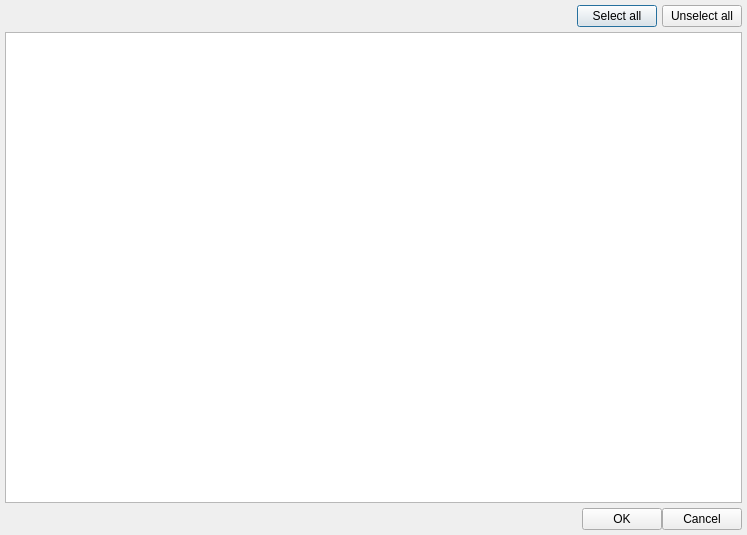
<?xml version="1.0" encoding="UTF-8"?>
<ui version="4.0">
 <class>DivesiteImportDialog</class>
 <widget class="QDialog" name="DivesiteImportDialog">
  <property name="geometry">
   <rect>
    <x>0</x>
    <y>0</y>
    <width>747</width>
    <height>535</height>
   </rect>
  </property>
  <property name="windowTitle">
   <string>Select dive sites to import</string>
  </property>
  <property name="windowIcon">
   <iconset>
    <normalon>:subsurface-icon</normalon>
   </iconset>
  </property>
  <layout class="QVBoxLayout" name="verticalLayout_3">
   <property name="spacing">
    <number>5</number>
   </property>
   <property name="leftMargin">
    <number>5</number>
   </property>
   <property name="topMargin">
    <number>5</number>
   </property>
   <property name="rightMargin">
    <number>5</number>
   </property>
   <property name="bottomMargin">
    <number>5</number>
   </property>
   <item>
    <layout class="QHBoxLayout" name="labelSelectAllNoneLayout">
     <property name="spacing">
      <number>5</number>
     </property>
     <item>
      <spacer name="horizontalSpacer_2">
       <property name="orientation">
        <enum>Qt::Horizontal</enum>
       </property>
       <property name="sizeHint" stdset="0">
        <size>
         <width>40</width>
         <height>20</height>
        </size>
       </property>
      </spacer>
     </item>
     <item>
      <widget class="QPushButton" name="selectAllButton">
       <property name="text">
        <string>Select all</string>
       </property>
      </widget>
     </item>
     <item>
        <widget class="QPushButton" name="unselectAllButton">
         <property name="text">
          <string>Unselect all</string>
         </property>
        </widget>
     </item>
    </layout>
   </item>
   <item>
    <widget class="QTableView" name="importedDivesitesView">
     <property name="sizePolicy">
      <sizepolicy hsizetype="MinimumExpanding" vsizetype="MinimumExpanding">
       <horstretch>1</horstretch>
       <verstretch>0</verstretch>
      </sizepolicy>
     </property>
    </widget>
   </item>
   <item>
    <layout class="QHBoxLayout" name="buttonBoxLayout">
     <property name="spacing">
      <number>0</number>
     </property>
     <item>
      <spacer name="horizontalSpacer">
       <property name="orientation">
        <enum>Qt::Horizontal</enum>
       </property>
       <property name="sizeHint" stdset="0">
        <size>
         <width>40</width>
         <height>20</height>
        </size>
       </property>
      </spacer>
     </item>
     <item>
      <widget class="QPushButton" name="ok">
       <property name="text">
        <string>OK</string>
       </property>
      </widget>
     </item>
     <item>
      <widget class="QPushButton" name="cancel">
       <property name="text">
        <string>Cancel</string>
       </property>
      </widget>
     </item>
    </layout>
   </item>
  </layout>
 </widget>
 <resources/>
 <connections/>
</ui>
